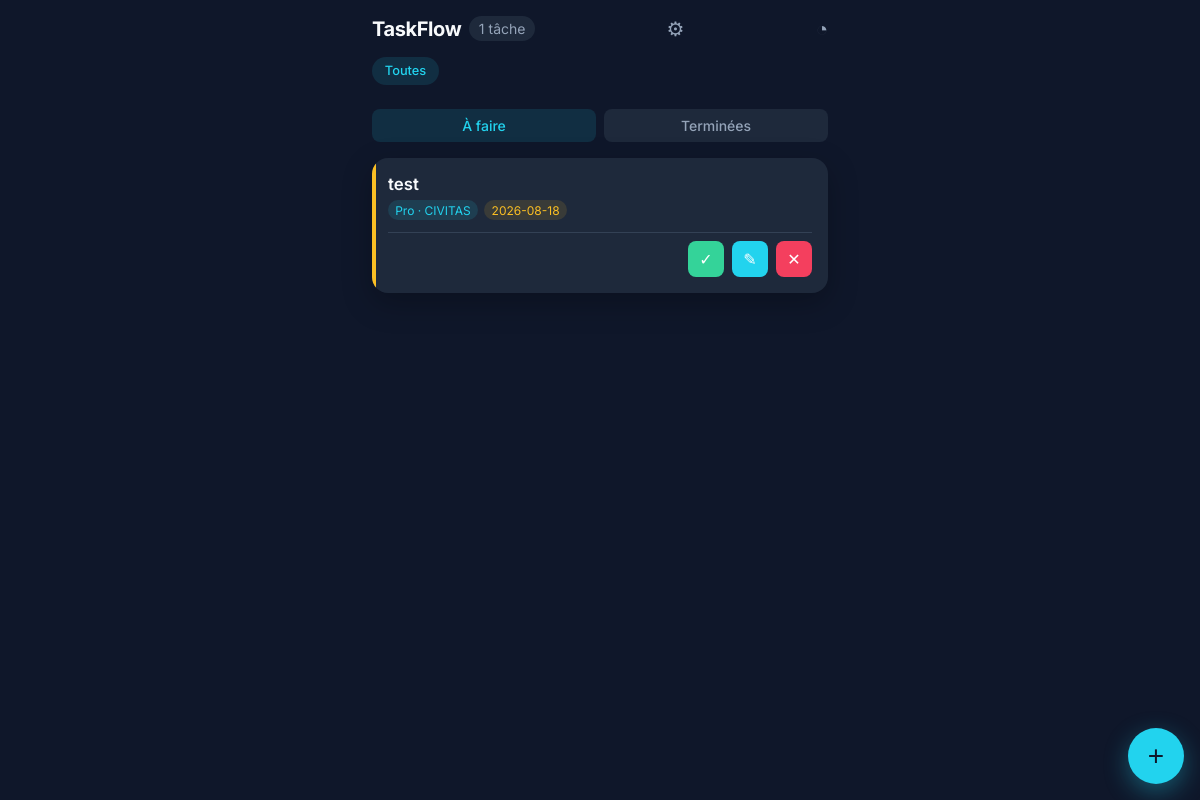
/, run on an earlier commit of the app's database.
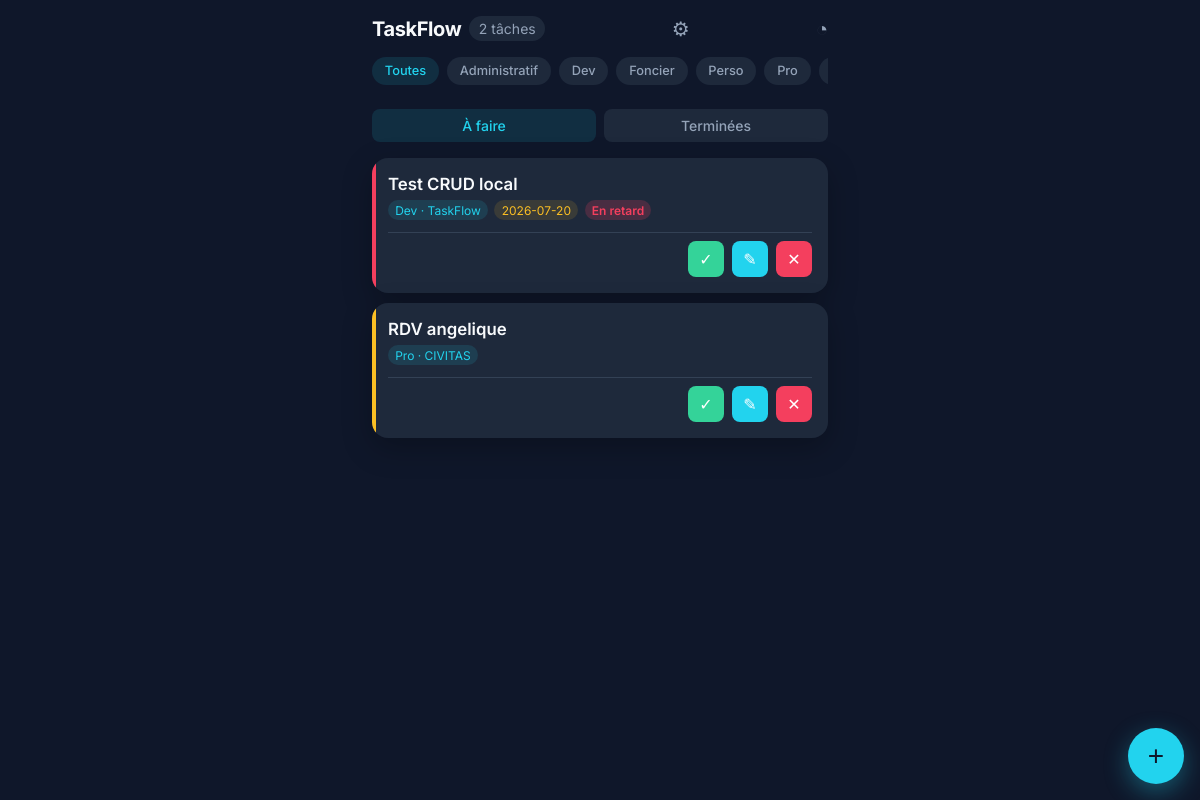
And on a later commit of the database.
### tables this page shows
CREATE TABLE tasks (id INTEGER PRIMARY KEY AUTOINCREMENT, title TEXT NOT NULL, category TEXT NOT NULL, subcategory TEXT, priority INTEGER CHECK(priority BETWEEN 1 AND 3), due_at TEXT, done INTEGER DEFAULT 0, created_at TEXT DEFAULT CURRENT_TIMESTAMP, done_at TEXT);

### src/TaskRepository.php (called while the page is built, shortened)
<?php
final class TaskRepository
{
    private PDO $pdo;
    public function __construct(PDO $pdo)
    {
        $this->pdo = $pdo;
        $this->ensureSchema();
        $this->seedDefaults();
    }
    private function ensureSchema(): void
    {
        $this->pdo->exec('CREATE TABLE IF NOT EXISTS tasks (id INTEGER PRIMARY KEY AUTOINCREMENT, title TEXT NOT NULL, category TEXT NOT NULL, subcategory TEXT, priority INTEGER CHECK(priority BETWEEN 1 AND 3), due_at TEXT, done INTEGER DEFAULT 0, done_at TEXT, created_at TEXT DEFAULT CURRENT_TIMESTAMP)');
        $this->migrateCategoriesSchema();
        $this->pdo->exec('CREATE TABLE IF NOT EXISTS categories (name TEXT NOT NULL, subcategory TEXT NOT NULL DEFAULT \'\', PRIMARY KEY (name, subcategory))');
        $this->pdo->exec('CREATE TABLE IF NOT EXISTS task_dependencies (blocker_id INTEGER NOT NULL, blocked_id INTEGER NOT NULL, PRIMARY KEY (blocker_id, blocked_id), FOREIGN KEY (blocker_id) REFERENCES tasks(id) ON DELETE CASCADE, FOREIGN KEY (blocked_id) REFERENCES tasks(id) ON DELETE CASCADE)');
        try {
            $this->pdo->exec('ALTER TABLE tasks ADD COLUMN done_at TEXT');
        } catch (\PDOException $e) {
        }
    }
    private function migrateCategoriesSchema(): void
    {
        $info = $this->pdo->query("PRAGMA table_info('categories')")->fetchAll();
        $hasCompositePk = false;
        foreach ($info as $col) {
            if ($col['name'] === 'subcategory' && ($col['pk'] ?? 0) == 2) {
                $hasCompositePk = true;
                break;
            }
        }
        if ($hasCompositePk) {
            return;
        }
        $this->pdo->exec('ALTER TABLE categories RENAME TO categories_old');
        $this->pdo->exec('CREATE TABLE categories (name TEXT NOT NULL, subcategory TEXT NOT NULL DEFAULT \'\', PRIMARY KEY (name, subcategory))');
        $this->pdo->exec('DROP TABLE categories_old');
    }
    private function seedDefaults(): void
    {
        $default = [
            'Perso' => ['Courses', 'Santé', 'Famille'],
            'Pro' => ['Roland', 'CIVITAS', 'Appels'],
            'Dev' => ['TaskFlow', 'Matricothèque', 'LMLaP'],
            'Veille' => ['Météo', 'Veille-tech', 'Veille-concurrence'],
            'Foncier' => ['Carte', 'Dossiers', 'RDV'],
            'Projets' => ['Bougies', 'VINYLS', 'Fundisc'],
            'Administratif' => ['Impôt', 'Banque', 'Assurance'],
        ];
        $existing = $this->pdo->query('SELECT name, subcategory FROM categories')->fetchAll(PDO::FETCH_ASSOC);
        $map = [];
        foreach ($existing as $row) {
            $map[trim($row['name'])][] = $row['subcategory'];
        }
        foreach ($default as $cat => $subs) {
            foreach ($subs as $sub) {
                if (!isset($map[$cat]) || !in_array($sub, $map[$cat], true)) {
                    $this->insertCategory($cat, $sub);
                }
            }
        }
    }
    private function insertCategory(string $category, string $subcategory): void
    {
        $stmt = $this->pdo->prepare('INSERT OR IGNORE INTO categories (name, subcategory) VALUES (:name, :subcategory)');
        $stmt->execute([':name' => $category, ':subcategory' => $subcategory]);
    }
    public function categories(): array
    {
        $rows = $this->pdo->query('SELECT name, subcategory FROM categories ORDER BY name, subcategory')->fetchAll(PDO::FETCH_ASSOC);
        $out = [];
        foreach ($rows as $row) {
            $out[trim($row['name'])][] = $row['subcategory'];
        }
        return $out;
    }
    public function findIncomplete(?string $category = null): array
    {
        $sql = 'SELECT * FROM tasks WHERE done = 0';
        $params = [];
        $sql .= ' ORDER BY due_at IS NULL, (CASE WHEN due_at < DATE(\'now\') THEN 0 ELSE 1 END) ASC, due_at ASC, priority ASC';
        $stmt = $this->pdo->prepare($sql);
        $stmt->execute($params);
        return $stmt->fetchAll();
    }
    public function isOverdue(int $id): bool
    {
        $task = $this->find($id);
        if (!$task || empty($task['due_at']) || (int) $task['done'] === 1) {
            return false;
        }
        return $task['due_at'] < date('Y-m-d');
    }
    public function find(int $id): ?array
    {
        $stmt = $this->pdo->prepare('SELECT * FROM tasks WHERE id = :id');
        $stmt->execute([':id' => $id]);
        $row = $stmt->fetch();
        return $row ?: null;
    }
}

### public/index.php (the view, shortened to what this page needs)
<?php
$dbPath = __DIR__ . '/taskflow.db';
if (!file_exists($dbPath)) {
    $dbPath = __DIR__ . '/taskflow.sqlite';
    if (!file_exists($dbPath)) {
        $dbPath = __DIR__ . '/../data/taskflow.db';
    }
}
$pdo = Database::get($dbPath);
$repo = new TaskRepository($pdo);
$categories = $repo->categories();
$view = $_GET['view'] ?? 'todo';
if ($view !== 'done') {
    $view = 'todo';
}
$filter = $_GET['category'] ?? null;
$tasks = $view === 'todo' ? $repo->findIncomplete($filter) : $repo->findDone();
$blockersMap = [];
if ($view === 'todo') {
    $ids = array_column($tasks, 'id');
    foreach ($ids as $tid) {
        $blockersMap[(int) $tid] = $repo->blockersFor((int) $tid);
    }
}
?>
<!DOCTYPE html>
<html lang="fr">
<head>
  <link rel="stylesheet" href="style.css">
</head>
<body>
  <div class="container">
    <header>
      <h1>TaskFlow</h1>
      <span class="count"><?= count($tasks) ?> tâche<?= count($tasks) > 1 ? 's' : '' ?></span>
      <a class="admin-link" href="admin.php" title="Gérer les catégories">⚙</a>
      <a class="admin-link" href="stats.php" title="Statistiques">◔</a>
    </header>
    <nav class="filters">
      <a href="." class="<?= $filter === null ? 'active' : '' ?>">Toutes</a>
      <?php foreach ($categories as $cat => $_): ?>
        <a href="?category=<?= urlencode($cat) ?><?= $view === 'done' ? '&view=done' : '' ?>" class="<?= $filter === $cat ? 'active' : '' ?>"><?= htmlspecialchars($cat) ?></a>
      <?php endforeach; ?>
    </nav>
    <div class="view-toggle">
      <a href="." class="<?= $view === 'todo' ? 'active' : '' ?>">À faire</a>
      <a href="?view=done" class="<?= $view === 'done' ? 'active' : '' ?>">Terminées</a>
    </div>
    <div class="stack">
      <?php foreach ($tasks as $task): ?>
        <?php $blockers = $blockersMap[(int) $task['id']] ?? []; ?>
        <div class="task-stack">
        <article class="task-card priority-<?= (int) $task['priority'] ?> <?= $view === 'done' ? 'done' : '' ?> <?= !empty($blockers) ? 'blocked' : '' ?>">
          <div class="task-content">
            <h2><?= htmlspecialchars($task['title'], ENT_QUOTES, 'UTF-8') ?></h2>
            <div class="task-meta">
              <span class="chip"><?= htmlspecialchars($task['category']) ?><?= $task['subcategory'] ? ' · ' . htmlspecialchars($task['subcategory']) : '' ?></span>
              <?php if ($task['due_at']): ?><span class="chip due-chip"><?= htmlspecialchars($task['due_at']) ?></span><?php endif; ?>
              <?php if ($repo->isOverdue((int) $task['id'])): ?><span class="chip overdue-chip">En retard</span><?php endif; ?>
            </div>
          </div>
          <div class="task-actions">
            <?php if ($view === 'todo'): ?>
              <form method="post" class="action-form">
                <button type="submit" class="btn btn-success <?= !empty($blockers) ? 'btn-disabled' : '' ?>" title="Terminer" <?= !empty($blockers) ? 'disabled' : '' ?>>✓</button>
              </form>
              <a class="btn btn-primary" href="?action=edit&id=<?= (int) $task['id'] ?><?= $filter ? '&category=' . urlencode($filter) : '' ?>" title="Éditer">✎</a>
            <?php endif; ?>
            <form method="post" class="action-form" onsubmit="return confirm('Supprimer cette tâche ?');">
              <button type="submit" class="btn btn-danger" title="Supprimer">✕</button>
            </form>
          </div>
        </article>
        </div>
      <?php endforeach; ?>
    </div>
  </div>
  <?php if ($view === 'todo'): ?>
  <button class="add-btn" id="openModal">+</button>
  <?php endif; ?>
</body>
</html>

### public/style.css (style rules this page uses)
:root { --bg: #0f172a; --surface: #1e293b; --surface-light: #334155; --text: #f8fafc; --muted: #94a3b8; --accent: #22d3ee; --accent-soft: rgba(34, 211, 238, .12); --danger: #f43f5e; --success: #34d399; --priority-high: #f43f5e; --priority-med: #fbbf24; --priority-low: #34d399; }
* { box-sizing: border-box; }
body { margin: 0; font-family: 'Inter', system-ui, -apple-system, BlinkMacSystemFont, 'Segoe UI', sans-serif; background: var(--bg); color: var(--text); min-height: 100vh; }
.container { max-width: 480px; margin: 0 auto; padding: 1rem .75rem 4rem; }
header { display: flex; justify-content: space-between; align-items: center; margin-bottom: 1rem; }
header h1 { margin: 0; font-size: 1.25rem; font-weight: 700; letter-spacing: -.02em; }
header .count { font-size: .875rem; color: var(--muted); background: var(--surface); padding: .25rem .6rem; border-radius: 999px; }
.add-btn { position: fixed; bottom: 1rem; right: 1rem; width: 3.5rem; height: 3.5rem; border-radius: 50%; border: none; background: var(--accent); color: var(--bg); font-size: 1.75rem; display: flex; align-items: center; justify-content: center; box-shadow: 0 8px 24px rgba(34, 211, 238, .35); z-index: 50; }
.stack { display: flex; flex-direction: column; gap: .6rem; }
.task-card { background: var(--surface); border-radius: 1rem; padding: 1rem; box-shadow: 0 10px 30px rgba(0, 0, 0, .25); display: grid; grid-template-columns: 1fr auto; gap: .75rem; align-items: start; position: relative; overflow: hidden; }
.task-card::before { content: ''; position: absolute; left: 0; top: 0; bottom: 0; width: 4px; }
.priority-1::before { background: var(--priority-high); }
.priority-2::before { background: var(--priority-med); }
.task-content h2 { margin: 0 0 .35rem; font-size: 1.05rem; line-height: 1.25; font-weight: 600; }
.task-meta { display: flex; flex-wrap: wrap; gap: .4rem; font-size: .75rem; color: var(--muted); }
.chip { background: var(--accent-soft); color: var(--accent); padding: .15rem .45rem; border-radius: 999px; white-space: nowrap; }
.due-chip { background: rgba(251, 191, 36, .12); color: var(--priority-med); }
.filters { display: flex; gap: .5rem; overflow-x: auto; padding-bottom: .5rem; margin-bottom: 1rem; scrollbar-width: none; }
.filters a { flex: 0 0 auto; padding: .4rem .8rem; background: var(--surface); color: var(--muted); border-radius: 999px; text-decoration: none; font-size: .8rem; font-weight: 500; }
.filters a.active { background: var(--accent-soft); color: var(--accent); }
.action-form button, a.btn, .btn { display: inline-flex; align-items: center; justify-content: center; width: 2.25rem; height: 2.25rem; border: none; border-radius: .5rem; color: #fff; font-size: 1rem; text-decoration: none; cursor: pointer; }
.btn-success { background: var(--success); }
.btn-primary { background: var(--accent); color: var(--bg); }
.btn-danger { background: var(--danger); }
.task-card { display: flex; flex-direction: column; gap: .5rem; }
.task-content { width: 100%; }
.task-actions { display: flex; justify-content: flex-end; gap: .5rem; width: 100%; border-top: 1px solid var(--surface-light); padding-top: .5rem; margin-top: .25rem; }
.view-toggle { display: flex; gap: .5rem; margin-bottom: 1rem; }
.view-toggle a { flex: 1; text-align: center; padding: .5rem; background: var(--surface); color: var(--muted); border-radius: .5rem; text-decoration: none; font-size: .875rem; font-weight: 500; }
.view-toggle a.active { background: var(--accent-soft); color: var(--accent); }
.admin-link { color: var(--muted); text-decoration: none; font-size: 1.25rem; }
.overdue-chip { background: rgba(244, 63, 94, .2); color: var(--danger); font-weight: 600; }
header { display: flex; align-items: center; justify-content: space-between; gap: .5rem; flex-wrap: wrap; }
header h1 { margin: 0; }
header .admin-link { margin-left: auto; }
.task-stack { display: flex; flex-direction: column; }

What changed in the data, as far as the page shows it:
removed tasks: title "test", category "Pro", subcategory "CIVITAS", due_at "2026-08-18"
added tasks: title "Test CRUD local", category "Dev", subcategory "TaskFlow", due_at "2026-07-20", shows "En retard"
added tasks: title "RDV angelique", category "Pro", subcategory "CIVITAS"
Also different on the page:
count($tasks): "1" → "2"
text now shown: "s"
new list line: "Administratif"
new list line: "Dev"
new list line: "Foncier"
new list line: "Perso"
new list line: "Pro"
